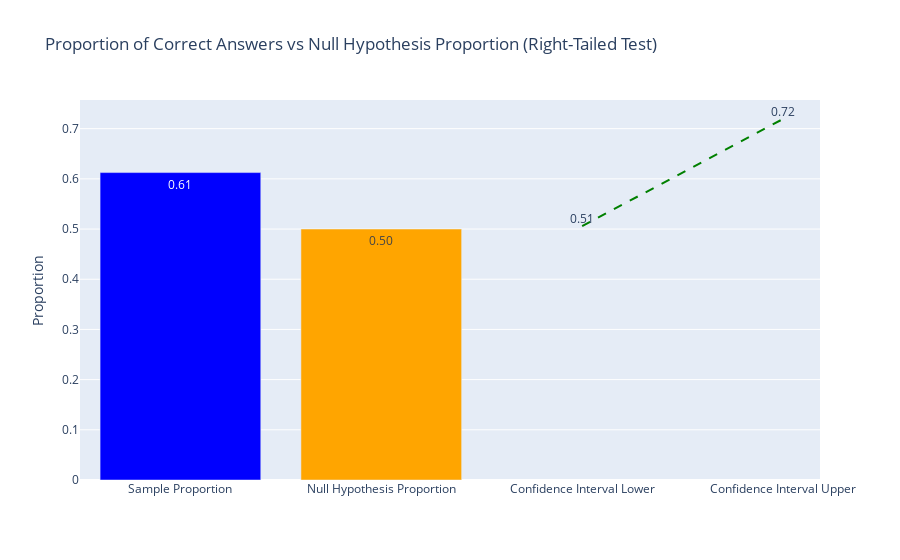

This figure's notebook cell:
### Markdown cell above
8. This assignment involves determining whether students in a STA130 class are able to correctly tell whether milk or tea is poured first when preparing a cup of tea. The sample size for this experiment is 80 students out of the entire group. It bears similarity to Fisher's tea experiment with Bristol, in which Fisher prepared Bristol 8 cups of tea, 4 with milk first and 4 with tea first in an attempt to determine whether or not Bristol could actually tell which was poured first. Bristol identified them all correctly, but Fisher wondered if Bristol had only happened to guess them all correctly. A similar problem applies to this experiment, what if the 80 students in STA130 only guessed, and more of them happened to guess correctly? We will perform statistical testing to determine whether STA130 students can correctly identify whether tea or milk was poured first. In this case, the null hypothesis (H0) will be that 50% or less of the population would be able to correctly identify the difference. This is selected as if students guessed, then their guess would be a 50/50 shot, so theoretically 50% of them would guess correctly and 50% incorrectly. This also means that we will be performing a right-tailed test, as we only want to test if the number of students correctly identifying is greater than 0.5. The alternative hypothesis (HA) will then be that more than 50% of the population would be able to correctly identify whether milk or tea was poured first.

### Code cell
import numpy as np
import statsmodels.api as sm
import plotly.graph_objects as go

# Make simulation reproducible
np.random.seed(1)

# Given data
n_students = 80
n_correct = 49
p_null = 0.5  # Null hypothesis proportion
number_of_simulations = 10000  

# Initialize array to store simulated proportions under H0
simulated_proportions = np.zeros(number_of_simulations)

# Perform the simulations
for i in range(number_of_simulations):
    # Generate random outcomes assuming H0 is true
    random_outcomes = np.random.choice([0, 1], size=n_students, p=[1-p_null, p_null])
    # the above line randomly selects one out of two answers, 0 as incorrect and 1 as correct
    # the p of each of these is calculated from p_null, and I had told the chatbot that it was supposed to be 0.5
    # so the chances of correct and incorrect are 0.5 each (equal to each other)
    
    # Calculate the proportion of correct answers in the simulation
    simulated_proportions[i] = random_outcomes.mean()

# Calculate sample proportion
p_sample = n_correct / n_students

# Perform the z-test for proportion (right-tailed test)
z_stat, p_value = sm.stats.proportions_ztest(n_correct, n_students, p_null, alternative='larger')
# z_stat performs the z-test for proportions, alternative = 'larger' specifies that this is a right-tailed test
# Calculate the confidence interval for the sample proportion
conf_int = sm.stats.proportion_confint(n_correct, n_students, alpha=0.05, method='normal')
# confidence interval specified as 95% as alpha=0.05

# all the below code is for making a figure to represent the data  
# Output results
print(f"Sample Proportion: {p_sample:.4f}")
print(f"Z-statistic: {z_stat:.4f}")
print(f"P-value (right-tailed): {p_value:.4f}")
print(f"95% Confidence Interval: [{conf_int[0]:.4f}, {conf_int[1]:.4f}]")


# Create a bar plot for sample proportion
fig = go.Figure()

# Add bars for the sample proportion and the null hypothesis proportion
fig.add_trace(go.Bar(
    x=['Sample Proportion', 'Null Hypothesis Proportion'],
    y=[p_sample, p_null],
    text=[f'{p_sample:.2f}', f'{p_null:.2f}'],
    textposition='auto',
    marker_color=['blue', 'orange']
))

# Add confidence interval as a line
fig.add_trace(go.Scatter(
    x=['Confidence Interval Lower', 'Confidence Interval Upper'],
    y=[conf_int[0], conf_int[1]],
    mode='lines+text',
    line=dict(color='green', dash='dash'),
    text=[f'{conf_int[0]:.2f}', f'{conf_int[1]:.2f}'],
    textposition='top center',
    name='95% Confidence Interval'
))

# Update layout
fig.update_layout(
    title='Proportion of Correct Answers vs Null Hypothesis Proportion (Right-Tailed Test)',
    yaxis_title='Proportion',
    yaxis=dict(tickvals=np.arange(0, 1.1, 0.1)),
    showlegend=False
)

# Show the figure
fig.show()

### Figure 1 — Plotly figure (JSON) as saved in the notebook; plotly's stock layout.template omitted (floating-point values rounded to 4 significant figures)
{"data": [{"marker": {"color": ["blue", "orange"]}, "text": ["0.61", "0.50"], "textposition": "auto", "type": "bar", "x": ["Sample Proportion", "Null Hypothesis Proportion"], "y": [0.6125, 0.5]}, {"line": {"color": "green", "dash": "dash"}, "mode": "lines+text", "name": "95% Confidence Interval", "text": ["0.51", "0.72"], "textposition": "top center", "type": "scatter", "x": ["Confidence Interval Lower", "Confidence Interval Upper"], "y": [0.5057, 0.7193]}], "layout": {"showlegend": false, "title": {"text": "Proportion of Correct Answers vs Null Hypothesis Proportion (Right-Tailed Test)"}, "yaxis": {"tickvals": [0, 0.1, 0.2, 0.3, 0.4, 0.5, 0.6, 0.7, 0.8, 0.9, 1], "title": {"text": "Proportion"}}}}
